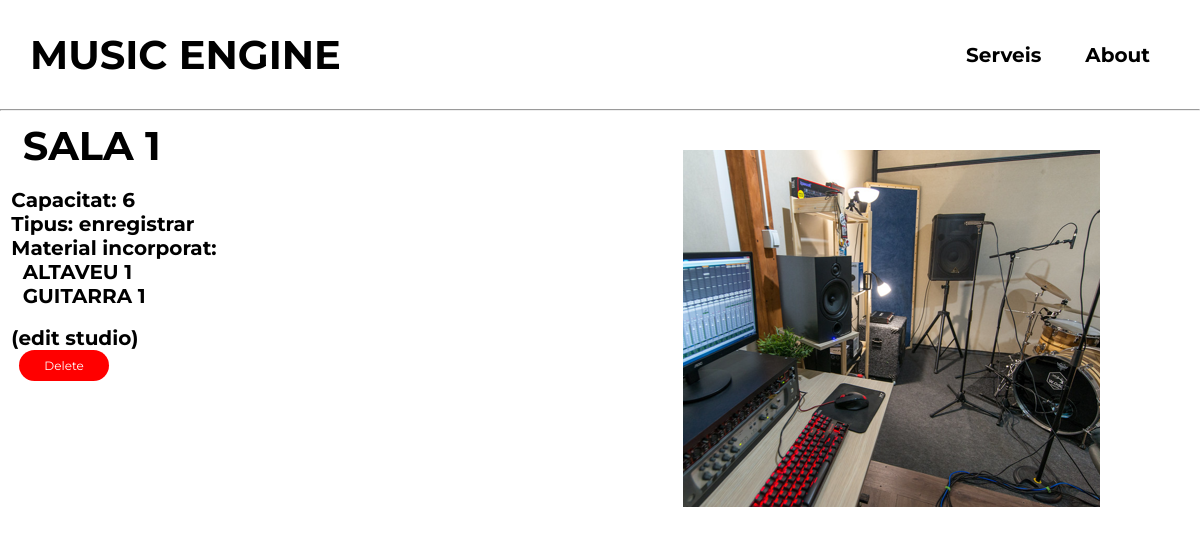
Page /studio/SALA 1/ on the earlier database version.
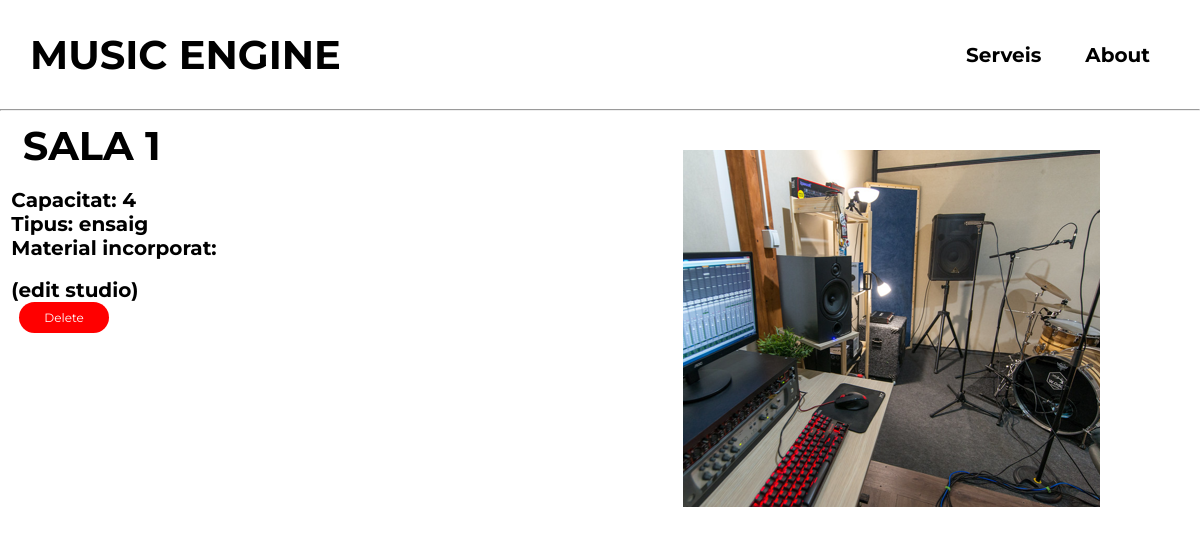
Same page on the later database version.
### music_engine/models.py (models this page shows, shortened)
class MusicalStudio(models.Model):
    name = models.CharField(max_length=100, primary_key=True)
    capacity = models.IntegerField()
    TYPE_CHOICES = (
        ('ensaig', 'ENSAIG'),
        ('enregistrar', 'ENREGISTRAR')
    )
    type = models.CharField(choices=TYPE_CHOICES, max_length=100)
    incorporated_material = models.ManyToManyField(MusicalMaterial, blank=True)

class MusicalMaterial(models.Model):
    name = models.CharField(max_length=100, primary_key=True)
    TYPE_CHOICES = (('altaveu', 'ALTAVEU'),
                    ('micròfon', 'MICRÒFON'),
                    ('percussió', 'PERCUSSIÓ'),
                    ('corda', 'CORDA'),
                    ('vent', 'VENT'),
                    ('amplificador', 'AMPLIFICADOR'))
    type = models.CharField(choices=TYPE_CHOICES, max_length=100)
    price = models.IntegerField()
    def __str__(self):
        return self.name

### music_engine/views.py (the view)
# urls.py: path('studio/<str:pk>/', studio_detail, name='studio_detail'),
def studio_detail(request, pk):
    studio = get_object_or_404(MusicalStudio, pk=pk)
    return render(request, 'studio_detail.html', {'studio': studio})

### templates/studio_detail.html (shortened to what this page needs)
{% include 'navbar.html' %}
{% load static %}
{% block content %}
<img src="{% static 'images/sala1.png' %}" style="position: absolute; top: 150px; right: 100px;">
<h1>&nbsp {{ studio.name }}</h1>
<p>&nbsp Capacitat: {{ studio.capacity }}</p>
<p>&nbsp Tipus: {{ studio.type }}</p>
<p>&nbsp Material incorporat:</p>
<ul>
{% for material in studio.incorporated_material.all %}
    <li>&nbsp &nbsp {{ material }}</li>
{% endfor %}
</ul>
    <p>&nbsp (<a class="edit-button" href="{% url 'studio_edit' studio.name %}">edit studio</a>)</p>
    <a class="cta" href="{% url 'studio_delete' studio.name %}">
        &nbsp <button class="button button-red">Delete</button>
    </a>
{% endblock %}

Differences in the rows shown:
no longer on this page (row edited): MusicalMaterial: name "ALTAVEU 1"
no longer on this page (row edited): MusicalMaterial: name "GUITARRA 1"
changed MusicalStudio "SALA 1": capacity "6" → "4"; type "enregistrar" → "ensaig"
